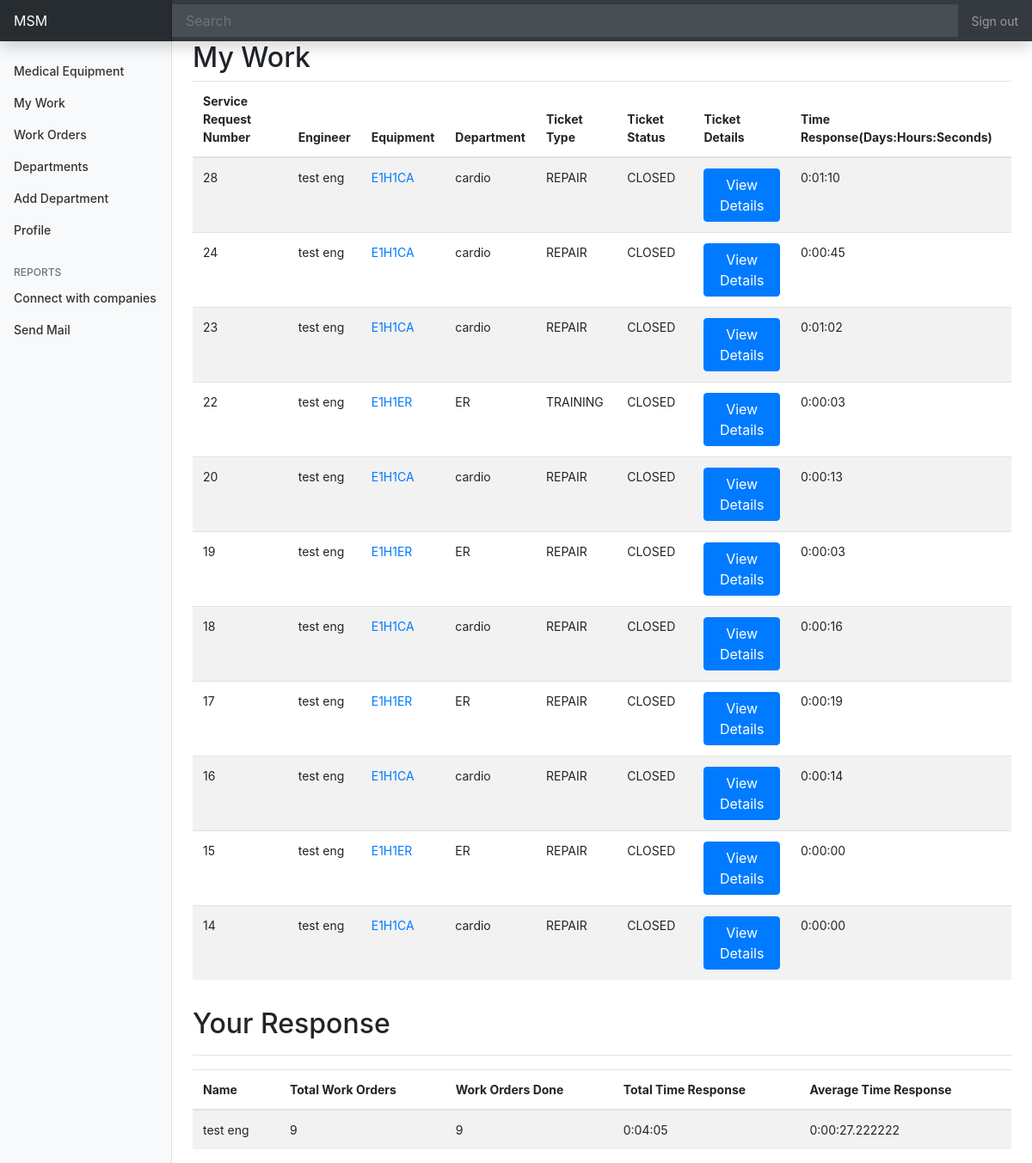
The page /workflow/engineer_work/ (signed in) on the database as committed earlier.
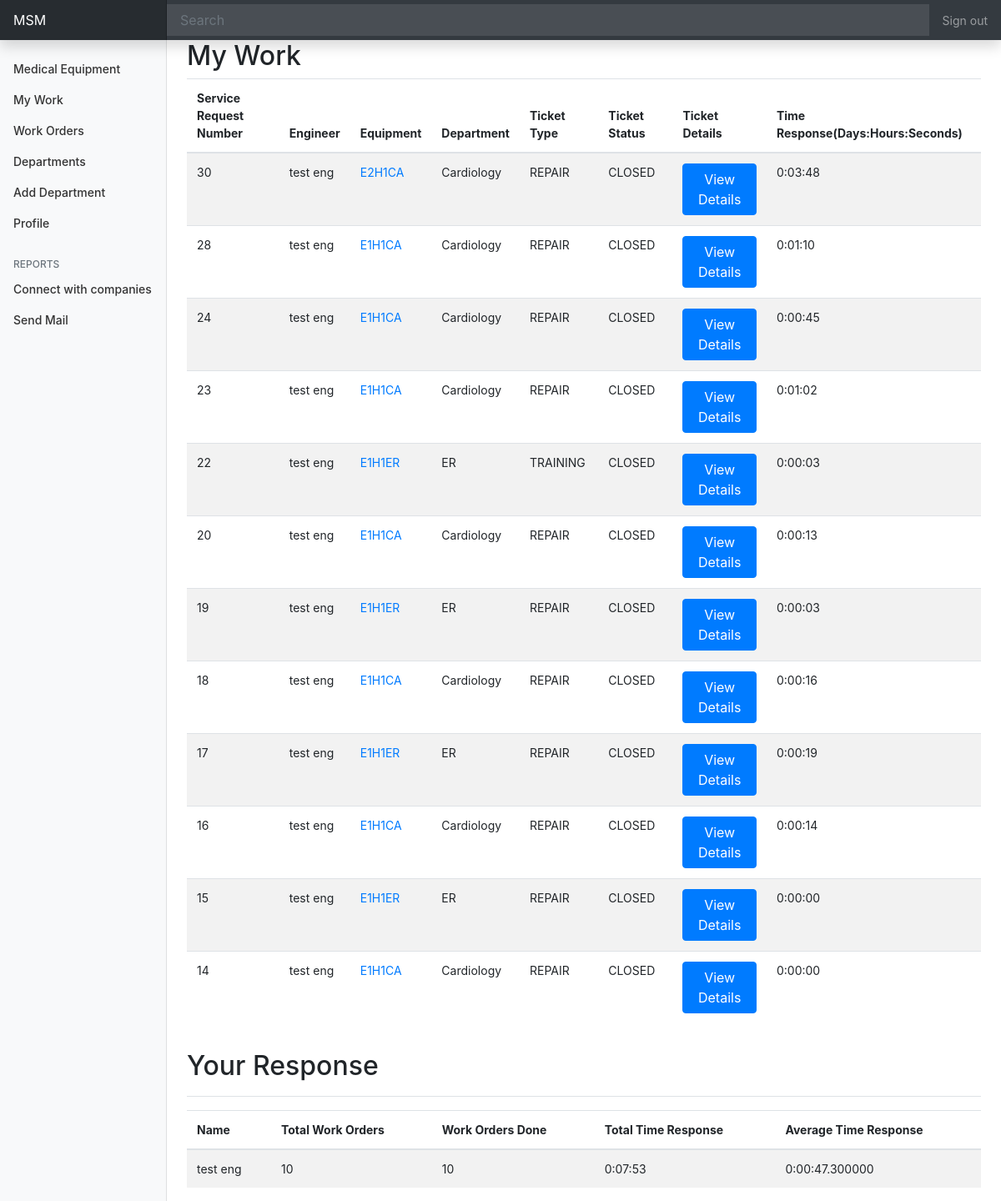
The same page on the database as committed later.
### workflow/models.py (models this page shows, shortened)
class Ticket(models.Model):
    types = (
                ('REPAIR', _('Repairment of Equipment')),
                ('TRANSFER', _('Transfer of Equipment')),
                ('TRAINING', _('Training of using Equipment'))
            )
    STATUS = (
        ('OPEN', _('Open Issue')),
        ('CLOSED', _('Closed Issue'))
    )
    ticket_type = models.CharField(_("Type"), max_length = 50, choices = types, default='REPAIR')
    submitter =  models.ForeignKey(Doctor, null = True, on_delete=models.SET_NULL)
    user = models.ForeignKey(Engineer, null = True, on_delete=models.SET_NULL)
    equipment = models.ForeignKey(Equipment, on_delete=models.CASCADE)
    status = models.CharField(_("Status"), max_length = 50, choices = STATUS, default='OPEN')
    response_time = models.DurationField(_("Reponse Time"), default=datetime.timedelta(0))
    details = models.TextField(_("Problem Details"), null=True)

### authentication/models.py (models this page shows, shortened)
class User(AbstractUser):
    class Types(models.TextChoices):
        MANAGER = "MANAGER", "manager"
        ENGINEER = "ENGINEER", "engineer"
        DOCTOR = "DOCTOR", "doctor"
    email = models.EmailField(_('email address'), unique=True)
    type = models.CharField(_("Type"), max_length= 50, choices=Types.choices, default = Types.MANAGER)
    in_hospital = models.BooleanField(_("Currently registered in a hospital"), default=False)
    USERNAME_FIELD = 'email'
    REQUIRED_FIELDS = []
    objects = CustomUserManager()

### med/models.py (models this page shows, shortened)
class Equipment(models.Model):
    STATUS = (
        ('LIVE', _("LIVE")),
        ('DOWN', _("DOWN"))
    )
    status = models.CharField(_("Equipment Status"), max_length=50, choices=STATUS, default='LIVE')
    name = models.CharField(_("Equipment Name"), max_length = 225, unique=True) #unique=True
    specs = models.TextField(_("Technical Specifications and Standards"))
    quantity = models.IntegerField()
    serial_num = models.IntegerField()
    manufacturer = models.CharField(_("Manufacturer"), null=True,max_length = 255)
    country = models.CharField(_("Country"), null=True,max_length = 225)
    model = models.CharField(_("Model"), null=True,max_length = 225)
    risk_level = models.CharField(_("Risk Level"), null=True,max_length = 225)
    eq_class = models.CharField(_("class"), null=True,max_length = 225)
    bio_code = models.CharField(_("BioCode"), null=True, max_length = 225)
    med_agent = models.CharField(_("Medical Agent"),null=True, max_length = 225)
    delivery_date = models.DateField(_("Delivery Date"),null=True)
    warrenty_date = models.DateField(_("End Warrenty Date"),null=True)
    department = models.ForeignKey(Department, null = True, on_delete=models.SET_NULL)
    hospital = models.ForeignKey(Hospital, null = True, on_delete=models.SET_NULL)
    def __str__(self):
        return self.name

class Department(models.Model):
    name = models.CharField(_("Department Name"), max_length = 225, unique=True)
    hospital = models.ForeignKey(Hospital, null=True, on_delete=models.SET_NULL)
    def __str__(self):
        return self.name

class Engineer(User):
    is_approved = models.BooleanField(_("Approved"), default=False)
    current_hospital = models.ForeignKey(Hospital, null=True, on_delete=models.CASCADE) #should it be cascade?
    is_busy = models.BooleanField(_("Busy"), default=False)
    total_orders = models.IntegerField(_("Total Work Orders"), default=0)
    orders_done = models.IntegerField(_("Total Work Orders Done"), default=0)
    start_time = models.IntegerField(default=0)
    total_response_time = models.DurationField(_("Total_Response Time"), default=datetime.timedelta())
    average_response_time = models.DurationField(_("Average_Response Time"), default=datetime.timedelta())
    objects = EngineerManager()

### workflow/views.py (the view)
# urls.py: path('engineer_work/', Engineer_Work.as_view(), name = 'eng-work'),
class Engineer_Work(LoginRequiredMixin, ListView):
    model = Ticket
    template_name = 'workflow/eng_work.html'
    def get_queryset(self):
        eng = Engineer.objects.get(id = self.request.user.id)
        object_list = eng.ticket_set.all().order_by('-id')
        return object_list
    def get_context_data(self, **kwargs):
        context = super(Engineer_Work, self).get_context_data(**kwargs)
        context['engineer'] = Engineer.objects.get(id = self.request.user.id)
        return context

### med/models.py (called while the page is built)
    def get_queryset(self, *args, **kwargs):
        return super().get_queryset(*args, **kwargs).filter(type=User.Types.ENGINEER)

### workflow/templates/workflow/eng_work.html
{% extends "dashboard/base.html" %}
{% load crispy_forms_tags %}
{% block content%}
    <h1 class='h2'>My Work</h1>
        <table class="table table-striped table-hover">
            <thead>
              <tr>
                <th scope="col">Service Request Number</th>
                <th scope="col">Engineer</th>
                <th scope="col">Equipment</th>
                <th scope="col">Department</th>
                <th scope="col">Ticket Type</th>
                <th scope="col">Ticket Status</th>
                <th scope="col">Ticket Details</th>
                <th scope="col">Time Response(Days:Hours:Seconds)</th>
              </tr>
            </thead>
            <tbody>
                {% for ticket in object_list %}
              <tr>
                <td>{{ ticket.id }}</td>
                <td>{{ ticket.user.first_name }} {{ticket.user.last_name}}</td>
                <td><a href="{% url 'equipment-details' ticket.equipment.id %}">{{ ticket.equipment }}</a></td>
                <td>{{ ticket.equipment.department }}</td>
                <td>{{ ticket.ticket_type }}</td>
                <td>{{ ticket.status }}</td>
                <td><a href="{% url 'ticket-details' ticket.id %}"><button class="btn btn-primary">View Details</button></a></td>
                <td>{{ ticket.response_time }}</td>
              </tr>
              {% endfor %}
            </tbody>
          </table>
          <div class="d-flex justify-content-between flex-wrap flex-md-nowrap align-items-center pt-3 pb-2 mb-3 border-bottom">
            <h1 class="h2">Your Response</h1>
          </div>
          <table class="table table-striped table-hover">
            <thead>
              <tr>
                <th scope="col">Name</th>
                <th scope="col">Total Work Orders</th>
                <th scope="col">Work Orders Done</th>
                <th scope="col">Total Time Response</th>
                <th scope="col">Average Time Response</th>
              </tr>
            </thead>
            <tbody>
              <tr>
                <td>{{ engineer.first_name }} {{engineer.last_name}}</td>
                <td>{{ engineer.total_orders }}</td>
                <td>{{ engineer.orders_done }}</td>
                <td>{{ engineer.total_response_time }}</td>
                <td>{{ engineer.average_response_time }}</td>
              </tr>
            </tbody>
          </table>
{% endblock %}

Rows that differ between the two databases and show on the page:
added Ticket: id "30", user.first_name "test", user.last_name "eng", equipment "E2H1CA", equipment.department "Cardiology", ticket_type "REPAIR", status "CLOSED", response_time "0:03:48"
changed through a linked row, Ticket id 28: equipment.department "cardio" → "Cardiology"
changed through a linked row, Ticket id 24: equipment.department "cardio" → "Cardiology"
changed through a linked row, Ticket id 23: equipment.department "cardio" → "Cardiology"
changed through a linked row, Ticket id 20: equipment.department "cardio" → "Cardiology"
changed through a linked row, Ticket id 18: equipment.department "cardio" → "Cardiology"
changed through a linked row, Ticket id 16: equipment.department "cardio" → "Cardiology"
changed through a linked row, Ticket id 14: equipment.department "cardio" → "Cardiology"
changed Engineer: total_orders "9" → "10"; orders_done "9" → "10"; total_response_time "0:04:05" → "0:07:53"; average_response_time "0:00:27.222222" → "0:00:47.300000"
